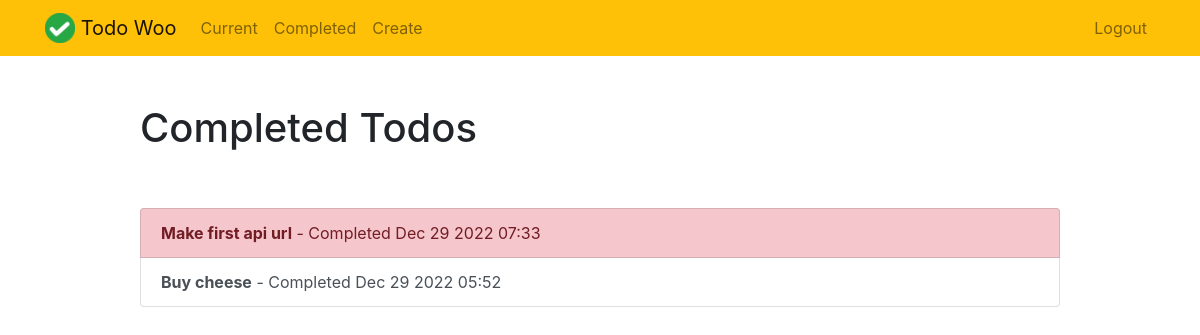
/completed/ (signed in), run on an earlier commit of the app's database.
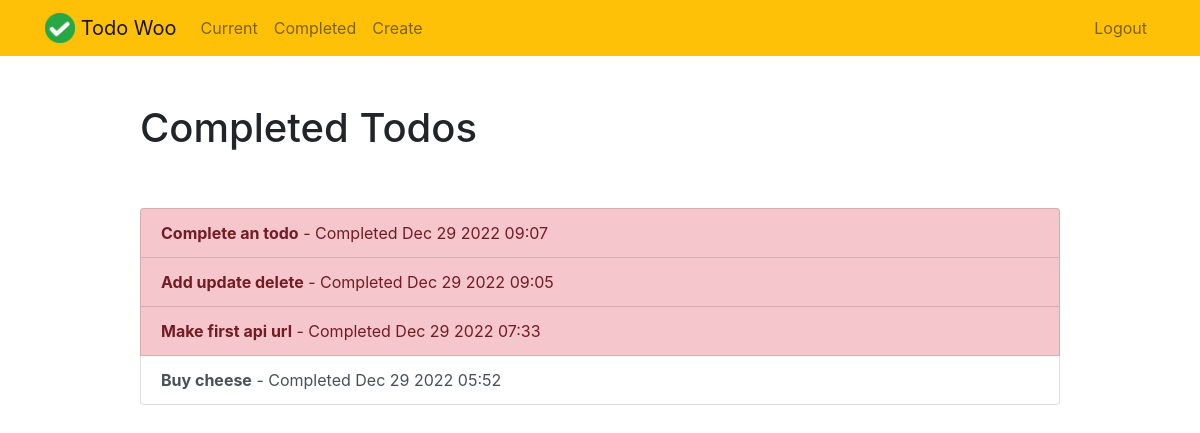
And on a later commit of the database.
### todo/models.py (models this page shows, shortened)
class Todo(models.Model):
    title = models.CharField(max_length=100)
    memo = models.TextField(blank=True)
    created = models.DateTimeField(auto_now_add=True)
    datecompleted = models.DateTimeField(null=True, blank=True)
    important = models.BooleanField(default=False)
    user = models.ForeignKey(User, on_delete=models.CASCADE)

### todo/views.py (the view)
# urls.py: path('completed/', views.completedtodos, name='completedtodos'),
@login_required
def completedtodos(request):
    todos = Todo.objects.filter(user=request.user, datecompleted__isnull=False).order_by('-datecompleted')
    return render(request, 'todo/completedtodos.html', {'todos': todos})

### todo/templates/todo/completedtodos.html
{% extends "todo/base.html" %}
{% block content %}
    <div class="row justify-content-center mt-5">
        <div class="col-md-10">
            <h1>Completed Todos</h1>
        </div>
    </div>
    <div class="row justify-content-center mt-5">
        <div class="col-md-10">
            <div class="list-group">
                {% for todo in todos %}
                    <a href="{% url 'viewtodo' todo.id %}" class="list-group-item list-group-item-action{% if todo.important %} list-group-item-danger{% endif %}"><b>{{ todo.title }}</b> - Completed {{ todo.datecompleted|date:'M j Y H:i' }}</a>
                {% endfor %}
            </div>
        </div>
    </div>
{% endblock %}

### todo/templates/todo/base.html (shortened to what this page needs)
{% load static %}
<!doctype html>
<html lang="en">
<head>
    <link rel="stylesheet" href="https://stackpath.bootstrapcdn.com/bootstrap/4.4.1/css/bootstrap.min.css">
</head>
<body>
<nav class="navbar navbar-expand-md navbar-light bg-warning">
<div class="container">
    <a class="navbar-brand" href="{% url 'home' %}">
         <img src="{% static 'todo/logo.png' %}" width="30" height="30" class="d-inline-block align-top">
        <span>Todo Woo</span>
    </a>
    <div class="collapse navbar-collapse" id="navbarNav">
    {% if user.is_authenticated %}
        <ul class="navbar-nav mr-auto">
                <li class="nav-item {{ current }}">
                    <a class="nav-link" href="{% url 'currenttodos' %}">Current</a>
                </li>
                <li class="nav-item {{ completed }}">
                    <a class="nav-link" href="{% url 'completedtodos' %}">Completed</a>
                </li>
                <li class="nav-item {{ create }}">
                    <a class="nav-link" href="{% url 'createtodo' %}">Create</a>
                </li>
        </ul>
    {% endif %}
    <ul class="navbar-nav ml-auto">
            {% if user.is_authenticated %}
                <li class="nav-item">
                    <a href="#" onclick="$('#signOutBtn').click()" class="nav-link">Logout</a>
                </li>
            {% endif %}
        </ul>
    </div>
</div>
</nav>
<div class="container">
{% block content %}{% endblock %}
</div>
</body>
</html>

What changed in the data, as far as the page shows it:
added Todo: title "Complete an todo", datecompleted "Dec 29 2022 09:07"
added Todo: title "Add update delete", datecompleted "Dec 29 2022 09:05"
